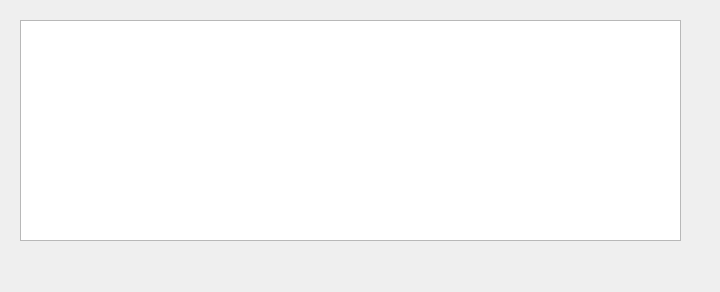
<?xml version="1.0" encoding="UTF-8"?>
<ui version="4.0">
 <class>Form</class>
 <widget class="QWidget" name="Form">
  <property name="geometry">
   <rect>
    <x>0</x>
    <y>0</y>
    <width>720</width>
    <height>292</height>
   </rect>
  </property>
  <property name="windowTitle">
   <string>Form</string>
  </property>
  <widget class="QTableView" name="tableView">
   <property name="geometry">
    <rect>
     <x>20</x>
     <y>20</y>
     <width>661</width>
     <height>221</height>
    </rect>
   </property>
  </widget>
 </widget>
 <resources/>
 <connections/>
</ui>
